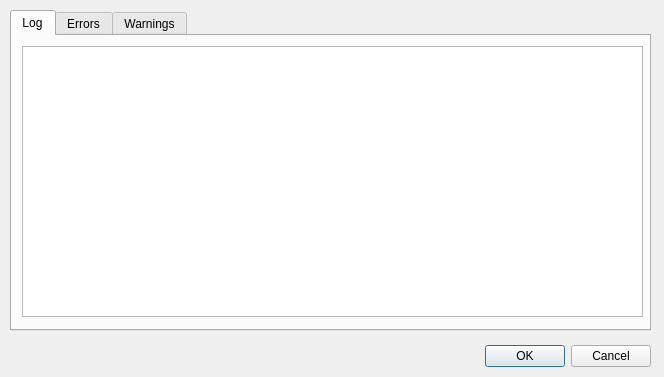
<?xml version="1.0" encoding="UTF-8"?>
<ui version="4.0">
 <class>LogDialog</class>
 <widget class="QDialog" name="LogDialog">
  <property name="geometry">
   <rect>
    <x>0</x>
    <y>0</y>
    <width>664</width>
    <height>377</height>
   </rect>
  </property>
  <property name="windowTitle">
   <string>Log Window</string>
  </property>
  <widget class="QDialogButtonBox" name="buttonBox">
   <property name="geometry">
    <rect>
     <x>310</x>
     <y>340</y>
     <width>341</width>
     <height>32</height>
    </rect>
   </property>
   <property name="orientation">
    <enum>Qt::Horizontal</enum>
   </property>
   <property name="standardButtons">
    <set>QDialogButtonBox::Cancel|QDialogButtonBox::Ok</set>
   </property>
  </widget>
  <widget class="QTabWidget" name="tabWidget">
   <property name="geometry">
    <rect>
     <x>10</x>
     <y>10</y>
     <width>641</width>
     <height>321</height>
    </rect>
   </property>
   <property name="currentIndex">
    <number>0</number>
   </property>
   <widget class="QWidget" name="tab">
    <attribute name="title">
     <string>Log</string>
    </attribute>
    <widget class="QTextBrowser" name="logView">
     <property name="geometry">
      <rect>
       <x>10</x>
       <y>10</y>
       <width>621</width>
       <height>271</height>
      </rect>
     </property>
    </widget>
   </widget>
   <widget class="QWidget" name="tab_2">
    <attribute name="title">
     <string>Errors</string>
    </attribute>
    <widget class="QTextBrowser" name="errorView">
     <property name="geometry">
      <rect>
       <x>10</x>
       <y>10</y>
       <width>621</width>
       <height>271</height>
      </rect>
     </property>
    </widget>
   </widget>
   <widget class="QWidget" name="tab_3">
    <attribute name="title">
     <string>Warnings</string>
    </attribute>
    <widget class="QTextBrowser" name="warningView">
     <property name="geometry">
      <rect>
       <x>10</x>
       <y>10</y>
       <width>621</width>
       <height>271</height>
      </rect>
     </property>
    </widget>
   </widget>
  </widget>
 </widget>
 <resources/>
 <connections>
  <connection>
   <sender>buttonBox</sender>
   <signal>accepted()</signal>
   <receiver>LogDialog</receiver>
   <slot>accept()</slot>
   <hints>
    <hint type="sourcelabel">
     <x>248</x>
     <y>254</y>
    </hint>
    <hint type="destinationlabel">
     <x>157</x>
     <y>274</y>
    </hint>
   </hints>
  </connection>
  <connection>
   <sender>buttonBox</sender>
   <signal>rejected()</signal>
   <receiver>LogDialog</receiver>
   <slot>reject()</slot>
   <hints>
    <hint type="sourcelabel">
     <x>316</x>
     <y>260</y>
    </hint>
    <hint type="destinationlabel">
     <x>286</x>
     <y>274</y>
    </hint>
   </hints>
  </connection>
 </connections>
</ui>
